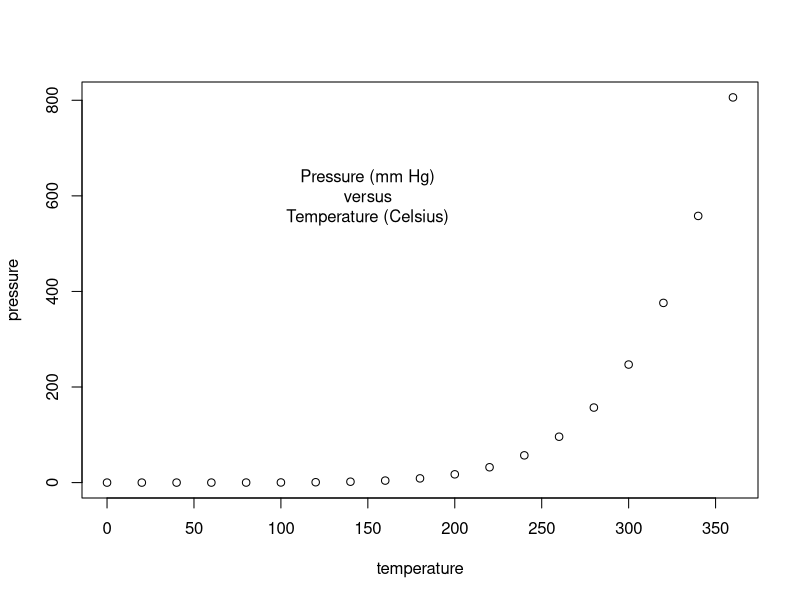
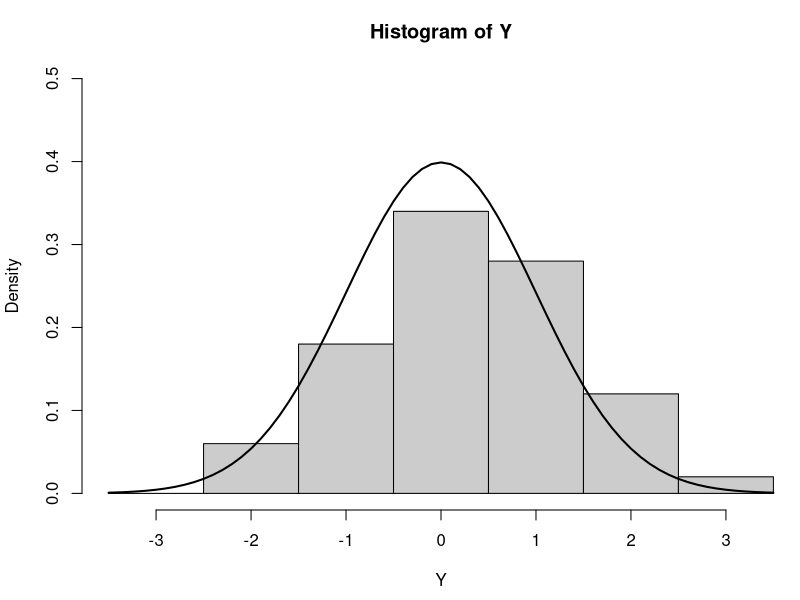
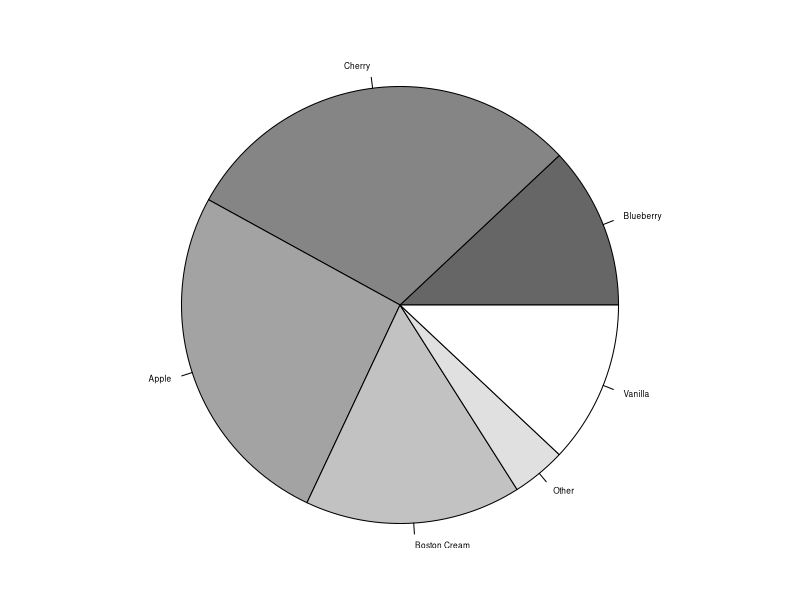

Write R code to recreate these figures, in order.
## ---- chunk 1
plot(pressure)
text(150, 600, 
     "Pressure (mm Hg)\nversus\nTemperature (Celsius)")
## ---- chunk 2
# Histogram
# Random data
Y <- rnorm(50)
# Make sure no Y exceed [-3.5, 3.5]
Y[Y < -3.5 | Y > 3.5] <- NA
x <- seq(-3.5, 3.5, .1)
dn <- dnorm(x)
par(mar=c(4.5, 4.1, 3.1, 0))
hist(Y, breaks=seq(-3.5, 3.5), ylim=c(0, 0.5), 
     col="grey80", freq=FALSE)
lines(x, dnorm(x), lwd=2)
par(mar=c(5.1, 4.1, 4.1, 2.1))
## ---- chunk 3
# Piechart
# Example 4 from help(pie)
par(mar=c(0, 2, 1, 2), xpd=FALSE, cex=0.5)
     pie.sales <- c(0.12, 0.3, 0.26, 0.16, 0.04, 0.12)
     names(pie.sales) <- c("Blueberry", "Cherry",
         "Apple", "Boston Cream", "Other", "Vanilla")
     pie(pie.sales, col = gray(seq(0.4,1.0,length=6)))
